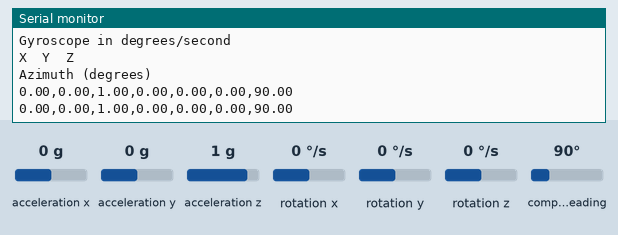
Simulated run of this sketch. Board: Arduino Nano 33 BLE. Shown: the last lines printed to the serial monitor. Inputs (shaded band) come from the test bench; at power-on: acceleration x 0 g, acceleration y 0 g, acceleration z 1 g, rotation x 0 °/s, rotation y 0 °/s, rotation z 0 °/s, compass heading 90°.

Above: at 1.8 s.
1.9 s: acceleration x set to -1.4 g
At 2.8 s:
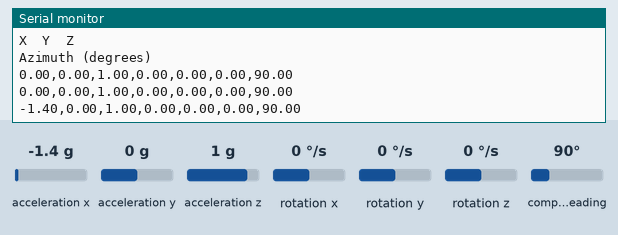
3.4 s: acceleration y set to -1.4 g
At 4.7 s:
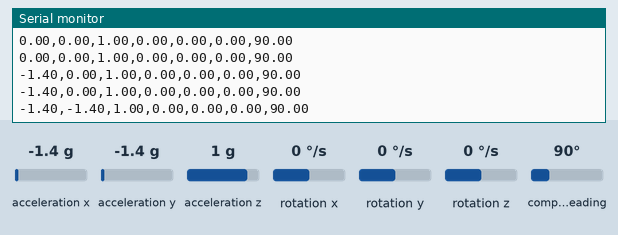
4.9 s: acceleration z set to -1.4 g
At 5.8 s:
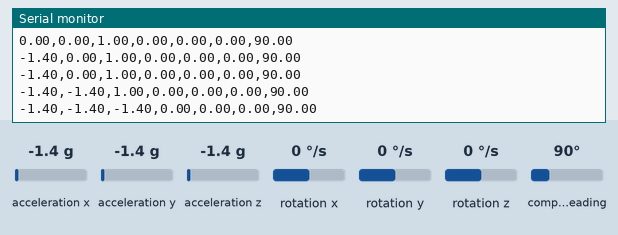
6.4 s: rotation x set to -192 °/s
At 7.7 s:
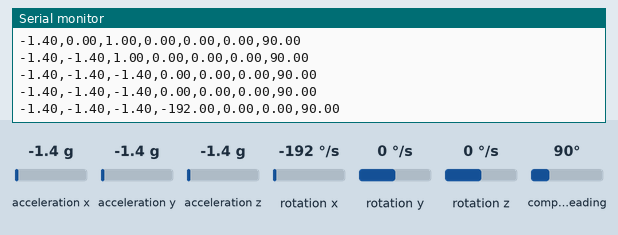
7.9 s: rotation y set to -192 °/s
At 8.8 s:
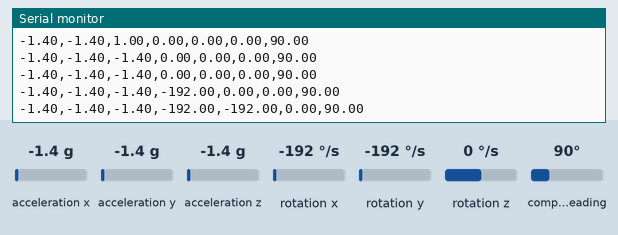

Measured:
- after the input at 1.9 s, the serial monitor: prints a new line after 0.11 s (image 1)
- after the input at 3.4 s, the serial monitor: prints a new line after 0.62 s (image 2)
- after the input at 4.9 s, the serial monitor: prints a new line after 0.12 s (image 3)
- after the input at 6.4 s, the serial monitor: prints a new line after 0.63 s (image 4)
- after the input at 7.9 s, the serial monitor: prints a new line after 0.14 s (image 5)

The sketch:

IMU_Arduino.ino
```cpp
#include <Arduino_LSM9DS1.h>
#include <Wire.h> // Include the Wire library for I2C communication

void setup() {
  Serial.begin(9600);
  while (!Serial);
  Serial.println("Started");

  if (!IMU.begin()) {
    Serial.println("Failed to initialize IMU!");
    while (1);
  }

  Serial.print("Accelerometer sample rate = ");
  Serial.print(IMU.accelerationSampleRate());
  Serial.println(" Hz");
  Serial.println();
  Serial.println("Acceleration in g's");
  Serial.println("X\tY\tZ");

  Serial.print("Gyroscope sample rate = ");
  Serial.print(IMU.gyroscopeSampleRate());
  Serial.println(" Hz");
  Serial.println();
  Serial.println("Gyroscope in degrees/second");
  Serial.println("X\tY\tZ");

  Serial.println("Azimuth (degrees)");

  Wire.begin(); // Initialize the I2C communication for the magnetometer
}

void loop() {
  float x_acc, y_acc, z_acc;
  float x_gyro, y_gyro, z_gyro;

  // Read accelerometer data
  if (IMU.accelerationAvailable()) {
    IMU.readAcceleration(x_acc, y_acc, z_acc);
  }

  // Read gyroscope data
  if (IMU.gyroscopeAvailable()) {
    IMU.readGyroscope(x_gyro, y_gyro, z_gyro);
  }

  // Read magnetometer data and calculate azimuth
  float x_mag, y_mag, z_mag;
  float azimuth;

  if (IMU.magneticFieldAvailable()) {
    IMU.readMagneticField(x_mag, y_mag, z_mag);

    // Calculate azimuth (angle between magnetic north and XY components)
    azimuth = atan2(y_mag, x_mag) * (180.0 / PI);
    if (azimuth < 0) {
      azimuth += 360.0; // Ensure azimuth is in the range [0, 360)
    }
  }

  // Print accelerometer, gyroscope, and azimuth data
  Serial.print(x_acc);
  Serial.print(',');
  Serial.print(y_acc);
  Serial.print(',');
  Serial.print(z_acc);
  Serial.print(',');

  Serial.print(x_gyro);
  Serial.print(',');
  Serial.print(y_gyro);
  Serial.print(',');
  Serial.print(z_gyro);
  Serial.print(',');

  Serial.println(azimuth);

  delay(1000); // Delay for 1 second (adjust as needed)
}
```
